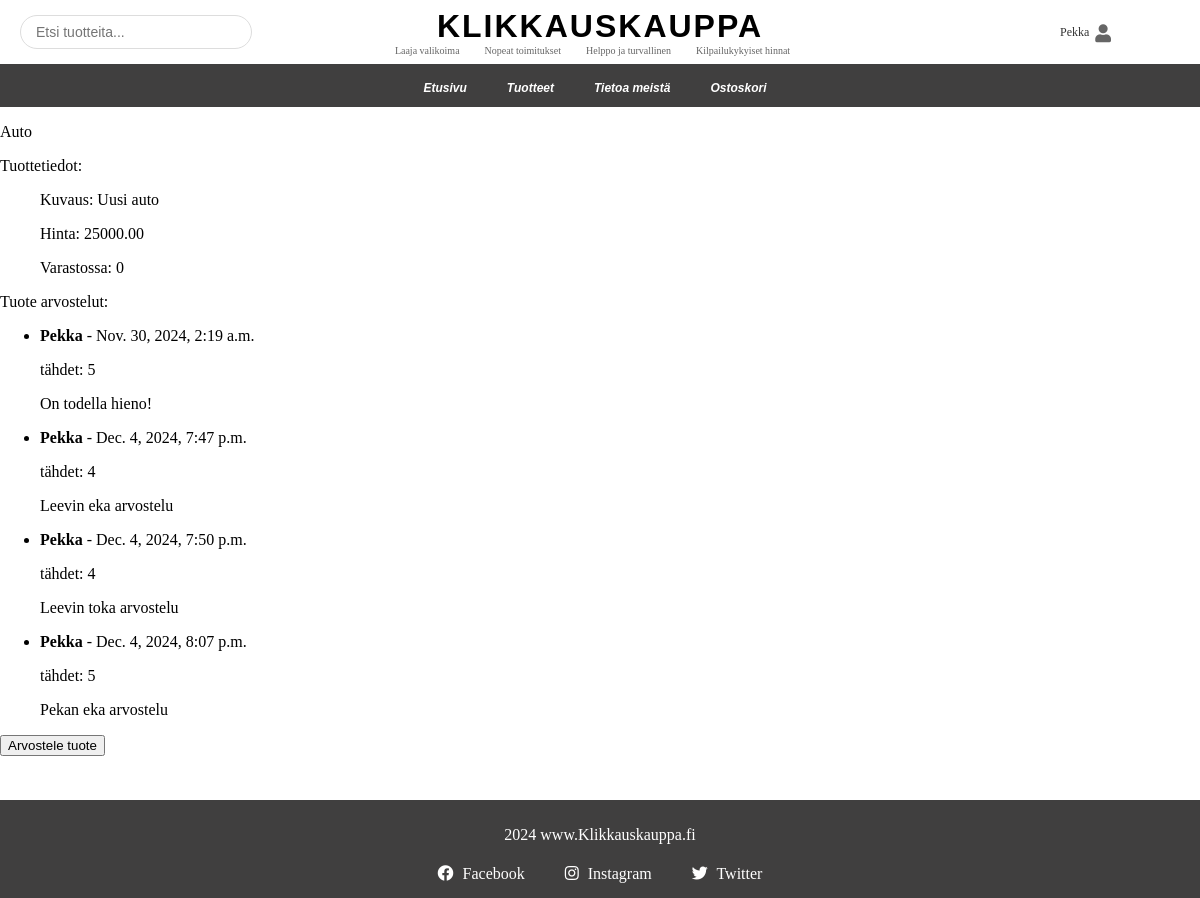
The app's page /Klikkauskauppa/product/1/ (signed in) with its own data.
### verkkokauppa/models.py (models this page shows, shortened)
class Product(models.Model):
    name = models.CharField(max_length=100, help_text="Lisää tuotteen nimi")
    price = models.DecimalField(max_digits=8, decimal_places=2, help_text="Lisää tuotteen hinta")
    stock = models.PositiveIntegerField(default=0, help_text="Lisää tuotteen varastomäärä")
    image = models.ImageField(upload_to="images/", blank=True, null=True, help_text="Lisää tuotekuva")
    date_added = models.DateTimeField(auto_now_add=True)
    discount_price = models.DecimalField(max_digits=8, decimal_places=2, null=True, blank=True, help_text="Alennushinta")

class Productdetail(models.Model):
    product = models.ForeignKey(Product, on_delete=models.CASCADE)
    detail = models.CharField(max_length=400, help_text="Lisää tuotteen tarkempi kuvaus")
    photo = models.ImageField(upload_to="images/", blank=True, null=True, help_text="Lisää tuotekuva")

class Review(models.Model):
    product = models.ForeignKey(Product, on_delete=models.CASCADE, related_name='reviews')  # Add related_name
    review = models.TextField(max_length=300)
    stars = models.PositiveSmallIntegerField(validators=[MinValueValidator(0), MaxValueValidator(5)], help_text="Anna tähtiä (0-5)")
    date_added = models.DateTimeField(auto_now=True)
    owner = models.ForeignKey(User, on_delete=models.CASCADE)

### verkkokauppa/views.py (the view)
# urls.py: path("product/<int:product_id>/", views.product_detail, name="product_detail"),
def product_detail(request, product_id):
    product = get_object_or_404(Product, id=product_id)
    productdetails = Productdetail.objects.filter(product=product)
    reviews = product.reviews.all()  # Now you can use product.reviews.all()
    if not reviews:  # Ensure no error happens when there are no reviews
        reviews = []
    context = {
        "product": product,
        "productdetails": productdetails,
        "reviews": reviews
    }
    return render(request, "verkkokauppa/product.html", context)

### verkkokauppa/templates/verkkokauppa/product.html (shortened to what this page needs)
{% extends "verkkokauppa/base.html" %}
{% block content %}
<p> {{ product.name }}</p>
<p>Tuottetiedot:</p>
    <ul>
        {% for detail in productdetails %}
            <p>Kuvaus: {{ detail.detail }}</p>
        {% empty %}
            <p>Ei tuote tietoja.</p>
        {% endfor %}
    </ul>
    <ul>
        <p>Hinta: {{ product.price }}</p>
        <p>Varastossa: {{ product.stock }}</p>
    </ul>
    <p>Tuote arvostelut:</p>
    <ul>
        {% for review in reviews %}
            <li>
                <strong>{{ review.owner.username }}</strong> - {{ review.date_added }}
                <p>tähdet: {{ review.stars }}</p>
                <p>{{ review.review }}</p>
            </li>
        {% empty %}
            <li>Arvosteluja ei ole lisätty.</li>
        {% endfor %}
    </ul>
    <a href="{% url 'verkkokauppa:add_review' product.id %}">
        <button type="button">Arvostele tuote</button>
    </a>
{% endblock content %}

### verkkokauppa/templates/verkkokauppa/base.html (shortened to what this page needs)
{% load static %}
<!DOCTYPE html>
<html lang="fi">
<head>
    <link rel="stylesheet" href="{% static 'css/base.css' %}">
    <link rel="stylesheet" href="https://cdnjs.cloudflare.com/ajax/libs/font-awesome/5.15.4/css/all.min.css">
</head>
<body>
    <div class="website">
        <header class="main-header">
            <div class="header-top">
                <div class="search-container">
                    <form action="{% url 'verkkokauppa:search_products' %}" method="get">
                        <input class="search" type="text" name="q" placeholder="Etsi tuotteita...">
                    </form>
                </div>
                <div class="logo-container">
                    <a class="logo" href="{% url 'verkkokauppa:home' %}">
                        <h1>KLIKKAUSKAUPPA</h1>
                        <div class="logo-subtext">
                            <span>Laaja valikoima</span>
                            <span>Nopeat toimitukset</span>
                            <span>Helppo ja turvallinen</span>
                            <span>Kilpailukykyiset hinnat</span>
                        </div>
                    </a>
                </div>
                <div class="login-container">
                    {% if user.is_authenticated %}
                        <div class="user-dropdown">
                            <a href="#" class="login-link profile-link">
                                <span class="login-text">{{ user.username }}</span>
                                <i class="fas fa-user"></i>
                            </a>
                        </div>
                    {% else %}
                        <a href="{% url 'users:login' %}" class="login-link">
                            <span class="login-text">Kirjaudu sisään</span>
                            <i class="fas fa-user"></i>
                        </a>
                    {% endif %}
                </div>
            </div>
            <nav>
                <ul class="main-nav">
                    <li><a href="{% url 'verkkokauppa:home' %}" class="nav-link">Etusivu</a></li>
                    <li><a href="{% url 'verkkokauppa:products' %}" class="nav-link">Tuotteet</a></li>
                    <li><a href="{% url 'verkkokauppa:info' %}" class="nav-link">Tietoa meistä</a></li>
                    <li><a href="{% url 'verkkokauppa:view_cart' %}" class="nav-link">Ostoskori</a></li>
                </ul>
            </nav>
        </header>
        <main class="main-content">
            {% block content %}{% endblock content %}
        </main>
    </div>
    <footer class="main-footer">
        <p>2024 www.Klikkauskauppa.fi</p>
        <div class="footer-links">
            <a href="https://facebook.com/klikkauskauppa" target="_blank" class="social-link">
                <i class="fab fa-facebook"></i> Facebook
            </a>
            <a href="https://instagram.com/klikkauskauppa" target="_blank" class="social-link">
                <i class="fab fa-instagram"></i> Instagram
            </a>
            <a href="https://twitter.com/klikkauskauppa" target="_blank" class="social-link">
                <i class="fab fa-twitter"></i> Twitter
            </a>
        </div>
    </footer>
</body>
</html>

### static/css/base.css (style rules this page uses)
body { margin: 0; padding: 0; }
.website { display: flex; flex-direction: column; min-height: 100vh; }
.main-nav { background-color: rgb(64, 63, 63); color: white; font-weight: bold; font-size: 20px; padding: 10px 0; margin: 0; width: 100%; text-align: center; display: flex; justify-content: center; align-items: center; list-style-type: none; }
.main-nav li { display: inline-block; padding: 0 15px; }
.nav-link { color: white; text-decoration: none; margin-right: 10px; font-size: 12px; font-weight: bold; font-family: 'Gill Sans', 'Gill Sans MT', Calibri, 'Trebuchet MS', sans-serif; font-style: italic; display: inline-block; position: relative; padding-bottom: 2px; transition: color 0.3s ease; }
.nav-link::after { content: ''; position: absolute; width: 0; height: 2px; bottom: 0; left: 50%; background-color: #ff7e5f; transition: width 0.3s ease; transform: translateX(-50%); }
.logo-container { flex: initial; text-align: center; position: absolute; left: 50%; transform: translateX(-50%); padding: 0; margin: 0; }
.logo { text-decoration: none; }
.logo h1 { margin: 0; font-size: 32px; color: black; font-weight: 900; text-align: center; font-family: 'Arial Black', 'Helvetica', sans-serif; letter-spacing: 2px; text-transform: uppercase; }
.logo-subtext { display: flex; justify-content: center; gap: 10px; margin-top: 0; margin-bottom: 0; flex-wrap: wrap; }
.logo-subtext span { margin: 0 15px 0 0; font-size: 10px; color: #666; text-transform: none; white-space: nowrap; padding-top: 0; }
.main-footer { background-color: rgb(64, 63, 63); color: white; text-align: center; padding: 10px 0; display: flex; flex-direction: column; align-items: center; justify-content: center; }
.footer-links { display: flex; justify-content: center; gap: 20px; }
.social-link { color: white; text-decoration: none; padding: 5px 10px; transition: color 0.3s ease; }
.social-link i { margin-right: 5px; }
.search-container { position: relative; max-width: 200px; width: 100%; margin: 0; z-index: 1; }
.search { width: 100%; padding: 8px 15px; border: 1px solid #ddd; border-radius: 20px; font-size: 14px; transition: all 0.3s ease; outline: none; }
.header-top { display: flex; align-items: center; padding: 15px 20px; position: relative; }
.login-container { position: absolute; right: 20px; top: 50%; transform: translateY(-50%); z-index: 1; min-width: 120px; }
.login-link, .profile-link { color: #666; font-size: 18px; text-decoration: none; transition: color 0.3s ease; display: flex; align-items: center; justify-content: flex-end; gap: 6px; width: 100%; }
.login-text { font-size: 12px; font-weight: 500; color: #333; text-transform: capitalize; transition: color 0.3s ease; white-space: nowrap; }
.user-dropdown { position: relative; display: inline-block; }

### records on screen
Product: name "Auto", price "25000.00", stock "0"
Productdetail: detail "Uusi auto"
Review: owner.username "Pekka", date_added "Nov. 30, 2024, 2:19 a.m.", stars "5", review "On todella hieno!"
Review: owner.username "Pekka", date_added "Dec. 4, 2024, 7:47 p.m.", stars "4", review "Leevin eka arvostelu"
Review: owner.username "Pekka", date_added "Dec. 4, 2024, 7:50 p.m.", stars "4", review "Leevin toka arvostelu"
Review: owner.username "Pekka", date_added "Dec. 4, 2024, 8:07 p.m.", stars "5", review "Pekan eka arvostelu"

### other values on screen
{{ user.username }} "Pekka"
